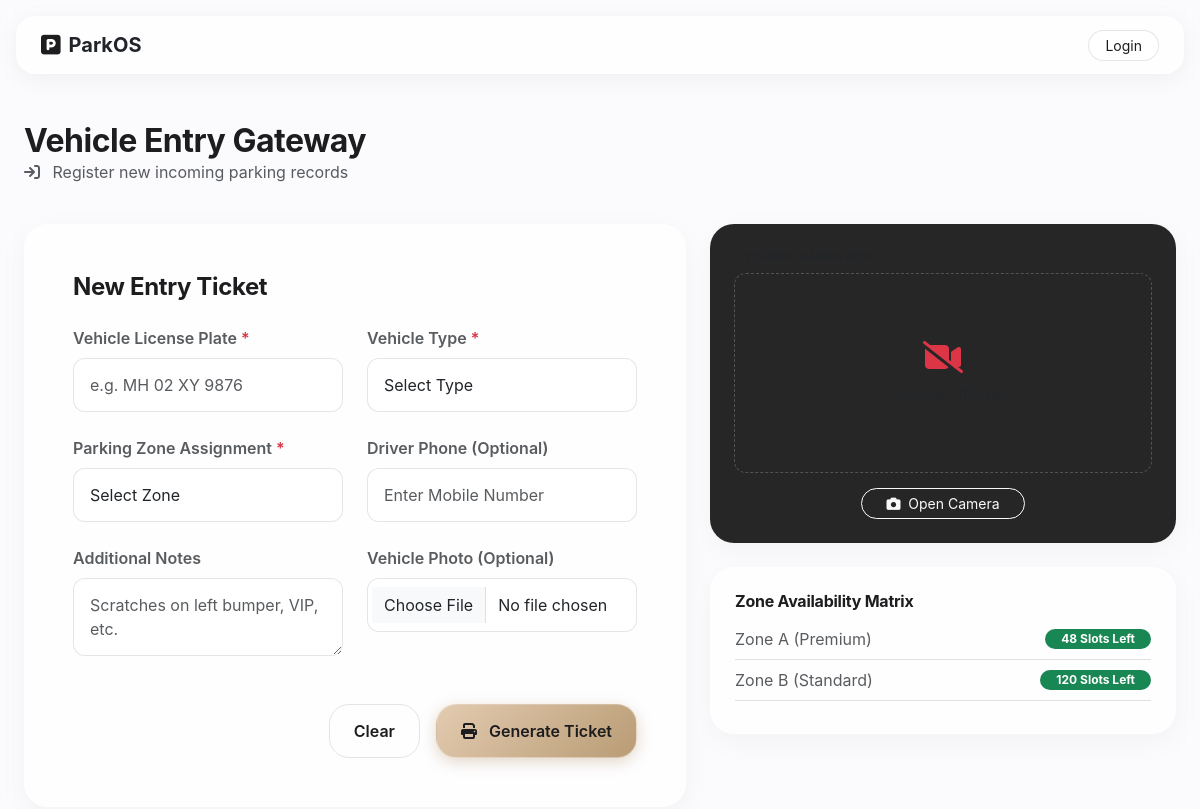
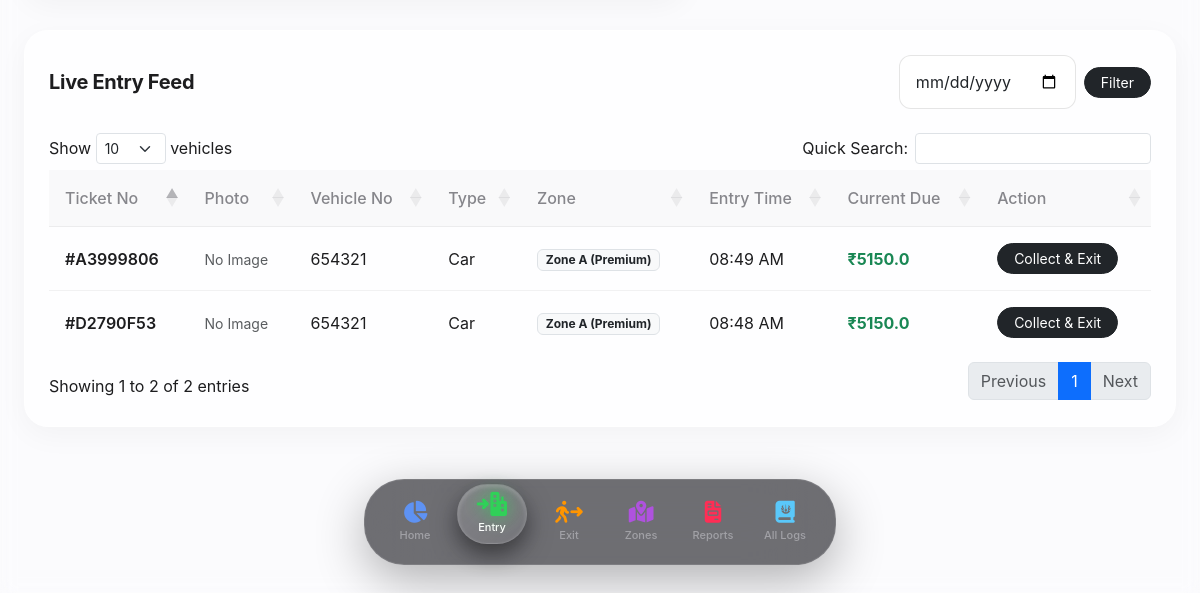
The app's page /entry/, older data (2 pictures, top to bottom).
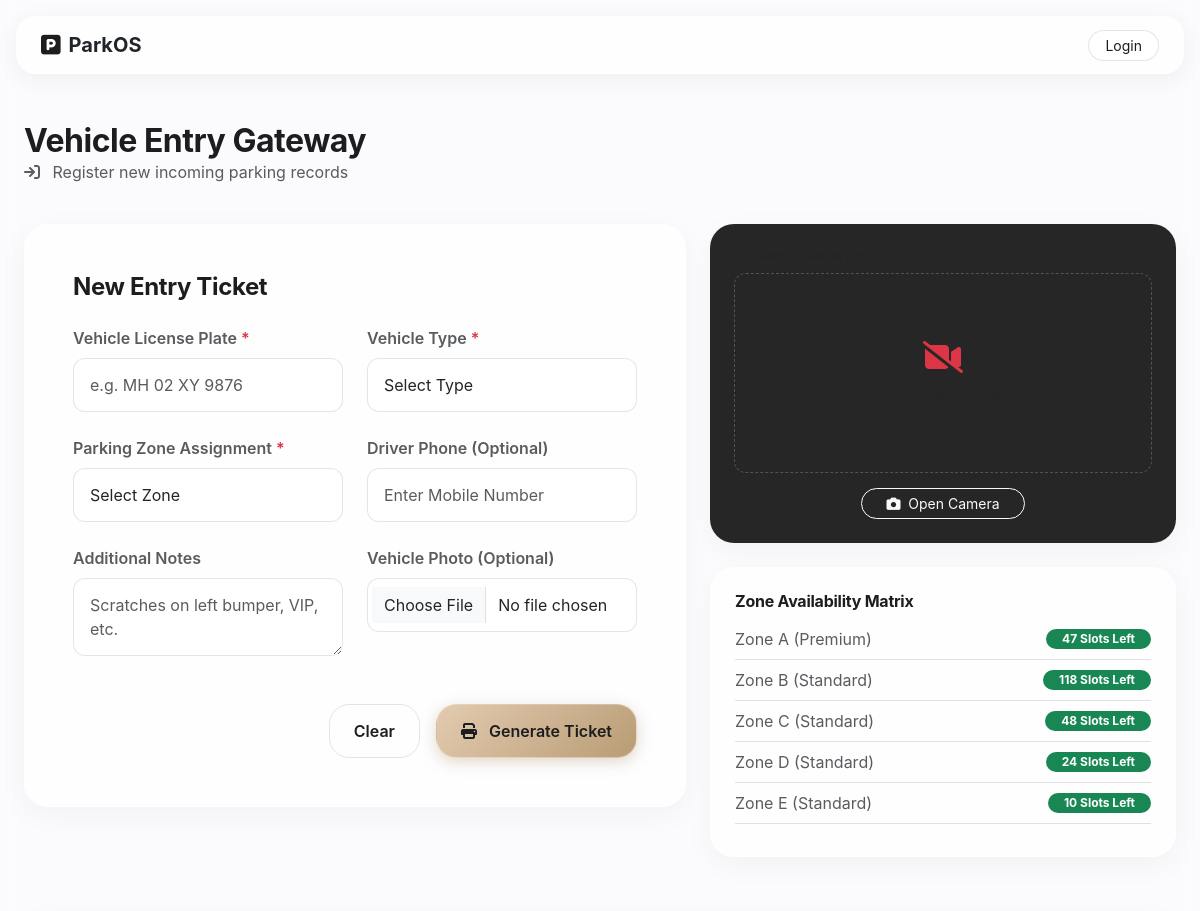
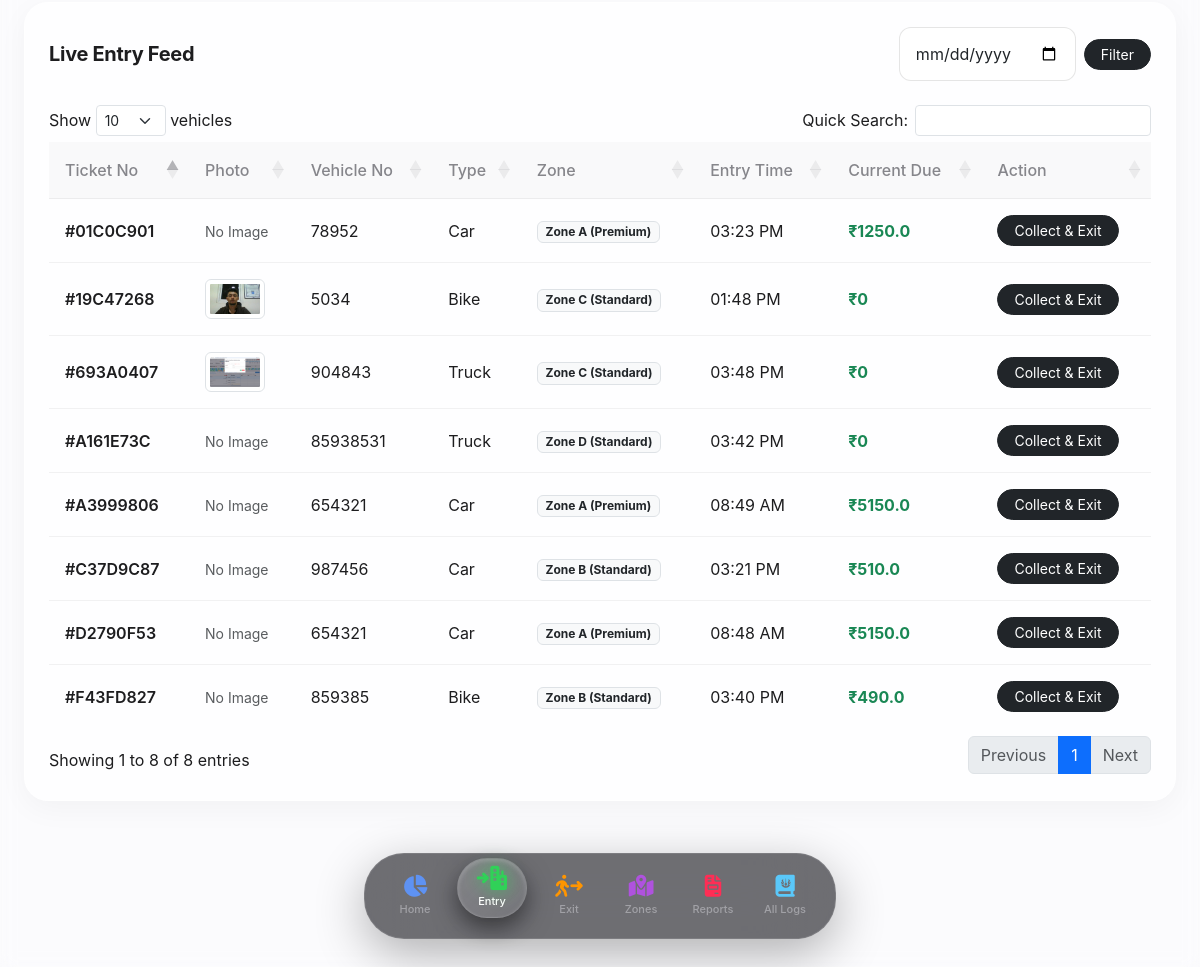
The same page, newer data (2 pictures, top to bottom).
### parking/models.py (models this page shows, shortened)
class ParkingZone(models.Model):
    name = models.CharField(max_length=100)
    code = models.CharField(max_length=20, unique=True)
    capacity = models.PositiveIntegerField(default=50)
    vehicle_types = models.CharField(max_length=200, help_text="Comma separated types, e.g. Car,Bike,Truck")
    base_hourly_price = models.DecimalField(max_digits=10, decimal_places=2, help_text="Price for first base hours")
    additional_hour_after = models.PositiveIntegerField(default=1, help_text="Apply additional price after X hours")
    extra_hours_step = models.PositiveIntegerField(default=1, help_text="Charge applies per every X extra hours")
    additional_hour_price = models.DecimalField(max_digits=10, decimal_places=2)
    is_free = models.BooleanField(default=False, help_text="If checked, zone is 100% free")
    assigned_staff = models.ManyToManyField(User, limit_choices_to={'role': 'Staff'}, blank=True)
    is_active = models.BooleanField(default=True)
    created_at = models.DateTimeField(auto_now_add=True)
    updated_at = models.DateTimeField(auto_now=True)
    def current_occupancy(self):
        return self.vehiclerecord_set.filter(status='ACTIVE').count()
    def available_slots(self):
        return max(0, self.capacity - self.current_occupancy())

class VehicleRecord(models.Model):
    STATUS_CHOICES = (
        ('ACTIVE', 'Active'),
        ('EXITED', 'Exited'),
    )
    ticket_number = models.CharField(max_length=50, unique=True)
    zone = models.ForeignKey(ParkingZone, on_delete=models.PROTECT)
    vehicle_number = models.CharField(max_length=20)
    vehicle_type = models.CharField(max_length=50)
    driver_name = models.CharField(max_length=100, blank=True)
    mobile = models.CharField(max_length=15, blank=True)
    notes = models.TextField(blank=True)
    entry_photo = models.ImageField(upload_to='entry_photos/', blank=True, null=True)
    entry_time = models.DateTimeField(default=timezone.now)
    entry_staff = models.ForeignKey(User, related_name='entries_managed', on_delete=models.SET_NULL, null=True)
    exit_time = models.DateTimeField(blank=True, null=True)
    exit_staff = models.ForeignKey(User, related_name='exits_managed', on_delete=models.SET_NULL, null=True, blank=True)
    status = models.CharField(max_length=20, choices=STATUS_CHOICES, default='ACTIVE')
    duration_hours = models.DecimalField(max_digits=6, decimal_places=2, default=0)
    total_charges = models.DecimalField(max_digits=10, decimal_places=2, default=0)
    def calculate_current_charges(self):
        if self.zone.is_free:
            return 0
        now = self.exit_time if self.exit_time else timezone.now()
        duration_seconds = (now - self.entry_time).total_seconds()
        hours = duration_seconds / 3600.0
        if hours <= 0:
            return 0
        zone = self.zone
        charge = float(zone.base_hourly_price)
        if hours > float(zone.additional_hour_after):
            import math
            extra_time = hours - float(zone.additional_hour_after)
            extra_blocks = math.floor(extra_time / float(zone.extra_hours_step))
            if extra_blocks > 0:
                charge += extra_blocks * float(zone.additional_hour_price)
        return round(charge, 2)

### parking/views.py (the view, shortened to what this page needs)
# urls.py: path('entry/', views.entry_view, name='entry'),
def entry_view(request):
    zones = ParkingZone.objects.filter(is_active=True)
    date_filter = request.GET.get('date')
    recent_entries = VehicleRecord.objects.filter(status='ACTIVE')
    if date_filter:
        recent_entries = recent_entries.filter(entry_time__date=date_filter)
    recent_entries = recent_entries.order_by('-entry_time')
    for entry in recent_entries:
        entry.live_charge = entry.calculate_current_charges()
    return render(request, 'parking/entry.html', {
        'title': 'Vehicle Entry',
        'zones': zones,
        'recent_entries': recent_entries
    })

### templates/parking/entry.html (shortened to what this page needs)
{% extends "base.html" %}
{% block content %}
<div class="row align-items-center mb-4">
    <div class="col-12">
        <h2 class="mb-0 fw-bold">Vehicle Entry Gateway</h2>
        <p class="text-muted"><i class="fa-solid fa-arrow-right-to-bracket me-2"></i> Register new incoming parking records</p>
    </div>
</div>
<div class="row">
    <div class="col-lg-7 mb-4">
        <div class="glass-card p-5">
            <h4 class="fw-bold mb-4">New Entry Ticket</h4>
            <form method="post" action="{% url 'entry' %}" enctype="multipart/form-data">
                <div class="row">
                    <div class="col-md-6 mb-4">
                        <label class="form-label fw-semibold text-muted">Vehicle License Plate <span class="text-danger">*</span></label>
                        <input type="text" name="vehicle_number" class="apple-input form-control" placeholder="e.g. MH 02 XY 9876" required>
                    </div>
                    <div class="col-md-6 mb-4">
                        <label class="form-label fw-semibold text-muted">Vehicle Type <span class="text-danger">*</span></label>
                        <select name="vehicle_type" class="apple-input form-select" required>
                            <option value="" disabled selected>Select Type</option>
                        </select>
                    </div>
                </div>
                <div class="row">
                    <div class="col-md-6 mb-4">
                        <label class="form-label fw-semibold text-muted">Parking Zone Assignment <span class="text-danger">*</span></label>
                        <select name="zone_id" class="apple-input form-select" required>
                            <option value="" disabled selected>Select Zone</option>
                        </select>
                    </div>
                    <div class="col-md-6 mb-4">
                        <label class="form-label fw-semibold text-muted">Driver Phone (Optional)</label>
                        <input type="tel" name="mobile" class="apple-input form-control" placeholder="Enter Mobile Number">
                    </div>
                </div>
                <div class="row">
                    <div class="col-md-6 mb-4">
                        <label class="form-label fw-semibold text-muted">Additional Notes</label>
                        <textarea name="notes" class="apple-input form-control" rows="2" placeholder="Scratches on left bumper, VIP, etc."></textarea>
                    </div>
                    <div class="col-md-6 mb-4">
                        <label class="form-label fw-semibold text-muted">Vehicle Photo (Optional)</label>
                        <input type="file" name="entry_photo" class="apple-input form-control" accept="image/*" capture="environment">
                    </div>
                </div>
                <div class="d-flex justify-content-end gap-3 mt-4">
                    <button type="reset" class="apple-btn" style="background: transparent; color: var(--apple-dark); border: 1px solid rgba(0,0,0,0.1); box-shadow: none;">Clear</button>
                    <button type="submit" class="apple-btn btn-primary">
                        <i class="fa-solid fa-print me-2"></i> Generate Ticket
                    </button>
                </div>
            </form>
        </div>
    </div>
    <div class="col-lg-5 mb-4">
        <div class="glass-card p-4 text-center mb-4" style="background: rgba(0,0,0,0.85); color: white; border: none;">
            <div class="mb-2 text-start text-muted fw-bold tracking-wider" style="font-size: 11px; text-transform: uppercase;">Live ANPR Camera Feed</div>
            <div id="videoContainer" style="height: 200px; position: relative; display: flex; align-items: center; justify-content: center; border: 1px dashed rgba(255,255,255,0.2); border-radius: 12px; margin-bottom: 15px; overflow: hidden;">
                <div id="cameraStatus" class="text-muted">
                    <i class="fa-solid fa-video-slash fa-2x mb-2 text-danger"></i><br>
                    <span>Camera Offline</span>
                </div>
            </div>
            <div class="d-flex justify-content-center gap-2">
                <button type="button" id="startCameraBtn" class="btn btn-sm btn-outline-light rounded-pill px-4"><i class="fa-solid fa-camera me-1"></i> Open Camera</button>
            </div>
        </div>
        <div class="glass-card p-4 mb-4">
            <h6 class="fw-bold mb-3">Zone Availability Matrix</h6>
            {% for zone in zones %}
            <div class="d-flex justify-content-between align-items-center border-bottom pb-2 mb-2">
                <span class="text-muted">{{ zone.name }}</span>
                {% if zone.available_slots > 0 %}
                    <span class="badge bg-success rounded-pill px-3">{{ zone.available_slots }} Slots Left</span>
                {% else %}
                    <span class="badge bg-danger rounded-pill px-3">FULL</span>
                {% endif %}
            </div>
            {% empty %}
            <p class="text-muted small">No zones configured yet.</p>
            {% endfor %}
        </div>
    </div>
</div>
<div class="glass-card p-4 mt-2 mb-5">
    <div class="d-flex justify-content-between align-items-center mb-4">
        <h5 class="fw-bold mb-0">Live Entry Feed</h5>
        <form method="get" class="d-flex align-items-center">
            <input type="date" name="date" class="form-control form-control-sm me-2 apple-input" style="width:auto;" value="{{ current_date }}">
            <button type="submit" class="btn btn-sm btn-dark rounded-pill px-3">Filter</button>
        </form>
    </div>
    <div class="table-responsive">
        <table id="entryTable" class="apple-table data-table">
            <thead>
                <tr>
                    <th>Ticket No</th>
                    <th>Photo</th>
                    <th>Vehicle No</th>
                    <th>Type</th>
                    <th>Zone</th>
                    <th>Entry Time</th>
                    <th>Current Due</th>
                    <th>Action</th>
                </tr>
            </thead>
            <tbody>
                {% for entry in recent_entries %}
                <tr>
                    <td class="fw-semibold">#{{ entry.ticket_number }}</td>
                    <td>
                        {% if entry.entry_photo %}
                        <a href="javascript:void(0)" onclick="openLightbox('{{ entry.entry_photo.url }}')">
                            <img src="{{ entry.entry_photo.url }}" alt="Vehicle" class="img-thumbnail" style="height: 40px; width: 60px; object-fit: cover;">
                        </a>
                        {% else %}
                        <span class="text-muted small">No Image</span>
                        {% endif %}
                    </td>
                    <td>{{ entry.vehicle_number }}</td>
                    <td>{{ entry.vehicle_type }}</td>
                    <td><span class="badge bg-light text-dark border">{{ entry.zone.name }}</span></td>
                    <td>{{ entry.entry_time|date:"h:i A" }}</td>
                    <td class="text-success fw-bold">₹{{ entry.live_charge }}</td>
                    <td>
                        <button type="button" class="btn btn-sm btn-dark rounded-pill px-3" data-bs-toggle="modal" data-bs-target="#exitModal{{ entry.ticket_number }}">Collect & Exit</button>
                    </td>
                </tr>
                {% endfor %}
            </tbody>
        </table>
    </div>
</div>
{% endblock %}

### templates/base.html (shortened to what this page needs)
<!DOCTYPE html>
<html lang="en">
<head>
    <link href="https://cdn.jsdelivr.net/npm/bootstrap@5.3.2/dist/css/bootstrap.min.css" rel="stylesheet">
    <link rel="stylesheet" href="https://cdnjs.cloudflare.com/ajax/libs/font-awesome/6.4.2/css/all.min.css">
    <link rel="stylesheet" href="/static/css/style.css?v=6">
    <link href="https://cdn.datatables.net/1.13.7/css/dataTables.bootstrap5.min.css" rel="stylesheet">
</head>
<body hx-ext="class-tools" x-data="{ sidebarOpen: false }" hx-boost="true">
    <div class="d-flex justify-content-center mt-3 mb-2 px-3">
        <nav class="navbar navbar-expand-lg px-4 top-island w-100">
            <a class="navbar-brand fw-bold text-dark d-flex align-items-center" href="#">
                <i class="fa-solid fa-square-parking me-2" style="color: var(--apple-dark); font-size: 1.4rem;"></i>
                ParkOS
            </a>
            <div class="ms-auto d-flex align-items-center">
                {% if request.user.is_authenticated %}
                    <span class="me-3 fw-medium text-dark" style="opacity: 0.8;">{{ request.user.get_full_name|default:request.user.username }}</span>
                    <form action="{% url 'logout' %}" method="post" class="d-inline">
                        {% csrf_token %}
                        <button type="submit" class="btn btn-sm top-island-btn rounded-pill px-3">Logout</button>
                    </form>
                {% else %}
                    <a href="{% url 'login' %}" class="btn btn-sm top-island-btn rounded-pill px-3">Login</a>
                {% endif %}
            </div>
        </nav>
    </div>
    <main class="container-fluid main-content px-4 fade-transition" id="main-content">
        {% block content %}{% endblock %}
    </main>
    <div class="bubble-nav-container">
        <nav class="bubble-nav">
            <a href="/" class="bubble-item {% if request.path == '/' %}active{% endif %}" title="Dashboard">
                <i class="fa-solid fa-chart-pie"></i>
                <span>Home</span>
            </a>
            <a href="/entry/" class="bubble-item {% if '/entry/' in request.path %}active{% endif %}" title="Vehicle Entry">
                <i class="fa-solid fa-arrow-right-to-city"></i>
                <span>Entry</span>
            </a>
            <a href="/exit/" class="bubble-item {% if '/exit/' in request.path %}active{% endif %}" title="Vehicle Exit">
                <i class="fa-solid fa-person-walking-arrow-right"></i>
                <span>Exit</span>
            </a>
            <a href="/zones/" class="bubble-item {% if '/zones/' in request.path %}active{% endif %}" title="Parking Zones">
                <i class="fa-solid fa-map-location-dot"></i>
                <span>Zones</span>
            </a>
            <a href="/reports/" class="bubble-item {% if '/reports/' in request.path %}active{% endif %}" title="Reports">
                <i class="fa-solid fa-file-invoice"></i>
                <span>Reports</span>
            </a>
            <a href="/logs/" class="bubble-item {% if '/logs/' in request.path %}active{% endif %}" title="Vehicle Logs">
                <i class="fa-solid fa-book-journal-whills"></i>
                <span>All Logs</span>
            </a>
        </nav>
    </div>
</body>
</html>

Row changes from the older to the newer data that the page shows:
computed for ParkingZone "Zone A (Premium)": available_slots "48" → "47"
computed for ParkingZone "Zone B (Standard)": available_slots "120" → "118"
added ParkingZone: name "Zone C (Standard)", available_slots "48"
added ParkingZone: name "Zone D (Standard)", available_slots "24"
added ParkingZone: name "Zone E (Standard)", available_slots "10"
added VehicleRecord: ticket_number "19C47268", entry_photo (picture), vehicle_number "5034", vehicle_type "Bike", zone.name "Zone C (Standard)", entry_time "01:48 PM", live_charge "0"
added VehicleRecord: ticket_number "693A0407", entry_photo (picture), vehicle_number "904843", vehicle_type "Truck", zone.name "Zone C (Standard)", entry_time "03:48 PM", live_charge "0"
added VehicleRecord: ticket_number "A161E73C", entry_photo "No Image", vehicle_number "85938531", vehicle_type "Truck", zone.name "Zone D (Standard)", entry_time "03:42 PM", live_charge "0"
added VehicleRecord: ticket_number "F43FD827", entry_photo "No Image", vehicle_number "859385", vehicle_type "Bike", zone.name "Zone B (Standard)", entry_time "03:40 PM", live_charge "490.0"
added VehicleRecord: ticket_number "01C0C901", shows "No Image", vehicle_number "78952", vehicle_type "Car", zone.name "Zone A (Premium)", entry_time "03:23 PM", live_charge "1250.0"
added VehicleRecord: ticket_number "C37D9C87", shows "No Image", vehicle_number "987456", vehicle_type "Car", zone.name "Zone B (Standard)", entry_time "03:21 PM", live_charge "510.0"
Text that changed along with them:
text written by a page script: "Show vehicles Quick Search: Showing 1 to 2 of 2 entries Previous 1 Next" → "Show vehicles Quick Search: Showing 1 to 8 of 8 entries Previous 1 Next"
